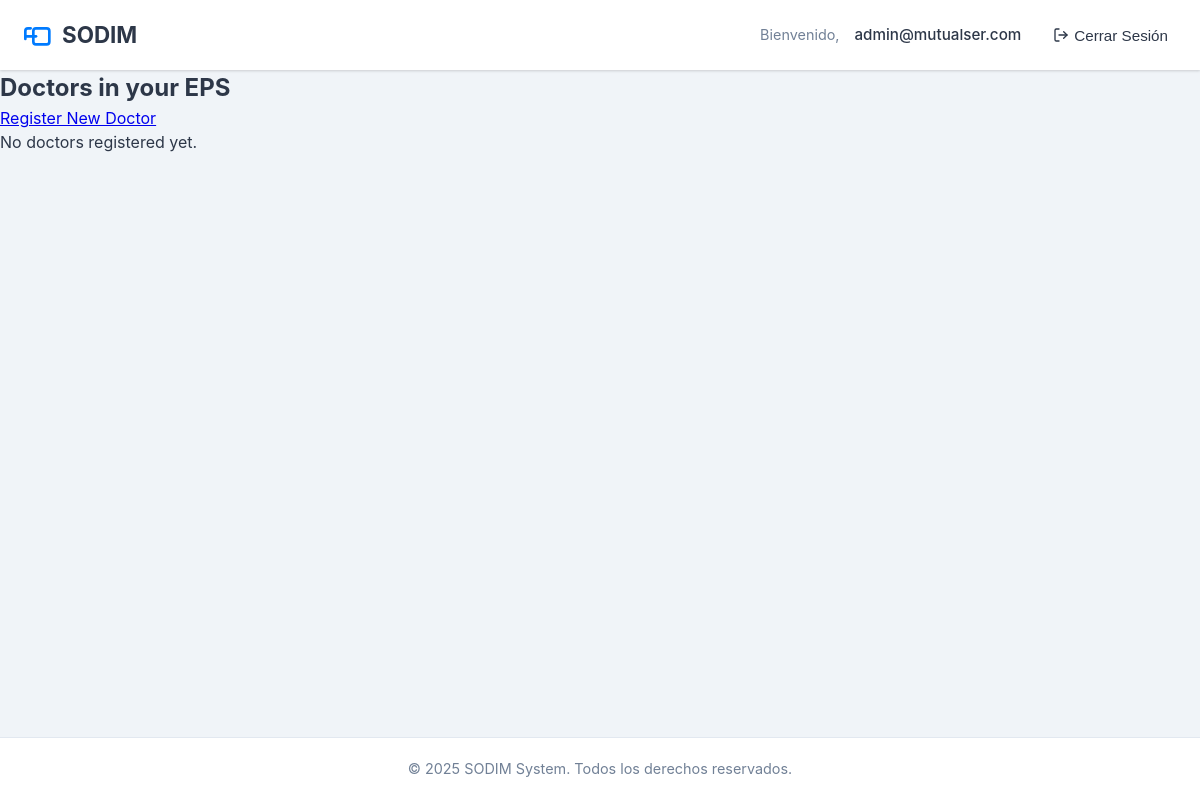
Page /eps/doctors/ (signed in) on the earlier database version.
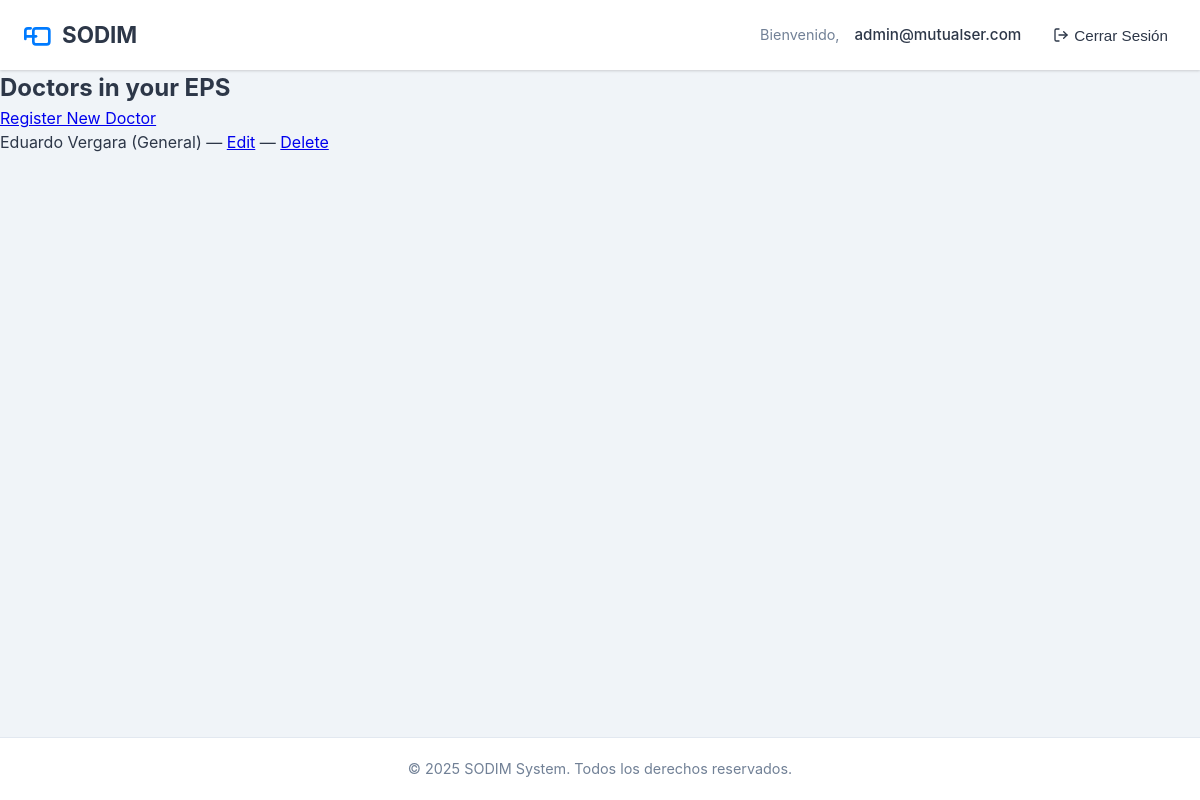
Same page on the later database version.
### core/models.py (models this page shows, shortened)
class TimestampedModel(models.Model):
    created_at = models.DateTimeField(auto_now_add=True)
    updated_at = models.DateTimeField(auto_now=True)
    class Meta:
        abstract = True

class Doctor(TimestampedModel):
    user = models.OneToOneField('User', on_delete=models.CASCADE)
    first_name = models.CharField(max_length=100)
    last_name = models.CharField(max_length=100)
    license_number = models.CharField(max_length=50, unique=True)
    specialty = models.CharField(max_length=100, blank=True)
    eps = models.ForeignKey(EPS, on_delete=models.CASCADE, related_name='doctors')

### core/views.py (the view)
# urls.py: path("eps/doctors/", DoctorListView.as_view(), name="doctor_list"),
class DoctorListView(EPSAdminRequiredMixin, ListView):
    model = Doctor
    template_name = 'core/doctor_list.html'
    context_object_name = 'doctors'
    def get_queryset(self):
        return Doctor.objects.filter(eps=self.request.user.eps)

### core/views.py (called while the page is built)
    def test_func(self):
        return self.request.user.role == 'EPS_ADMIN'

### core/templates/core/doctor_list.html
{% extends 'core/base.html' %}
{% block content %}
<h2>Doctors in your EPS</h2>
<a href="{% url 'doctor_create' %}">Register New Doctor</a>
<ul>
    {% for doctor in doctors %}
        <li>
            {{ doctor.first_name }} {{ doctor.last_name }} ({{ doctor.specialty }})
            — <a href="{% url 'doctor_edit' doctor.pk %}">Edit</a>
            — <a href="{% url 'doctor_delete' doctor.pk %}">Delete</a>
        </li>
    {% empty %}
        <li>No doctors registered yet.</li>
    {% endfor %}
</ul>
{% endblock %}

Differences in the rows shown:
added Doctor: first_name "Eduardo", last_name "Vergara", specialty "General"
Other differences:
text no longer shown: "No doctors registered yet."
